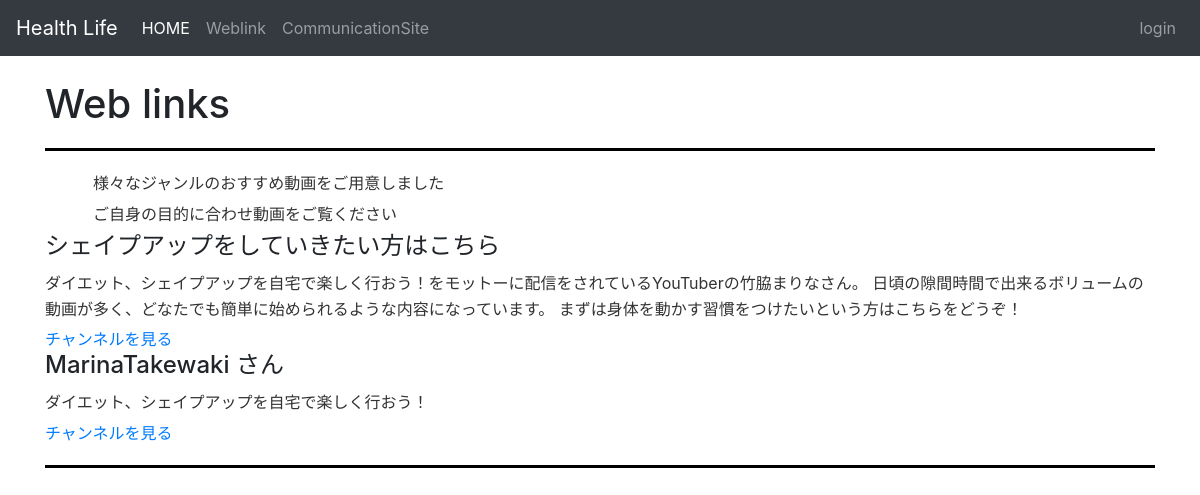
Page /web-links/ on the earlier database version.
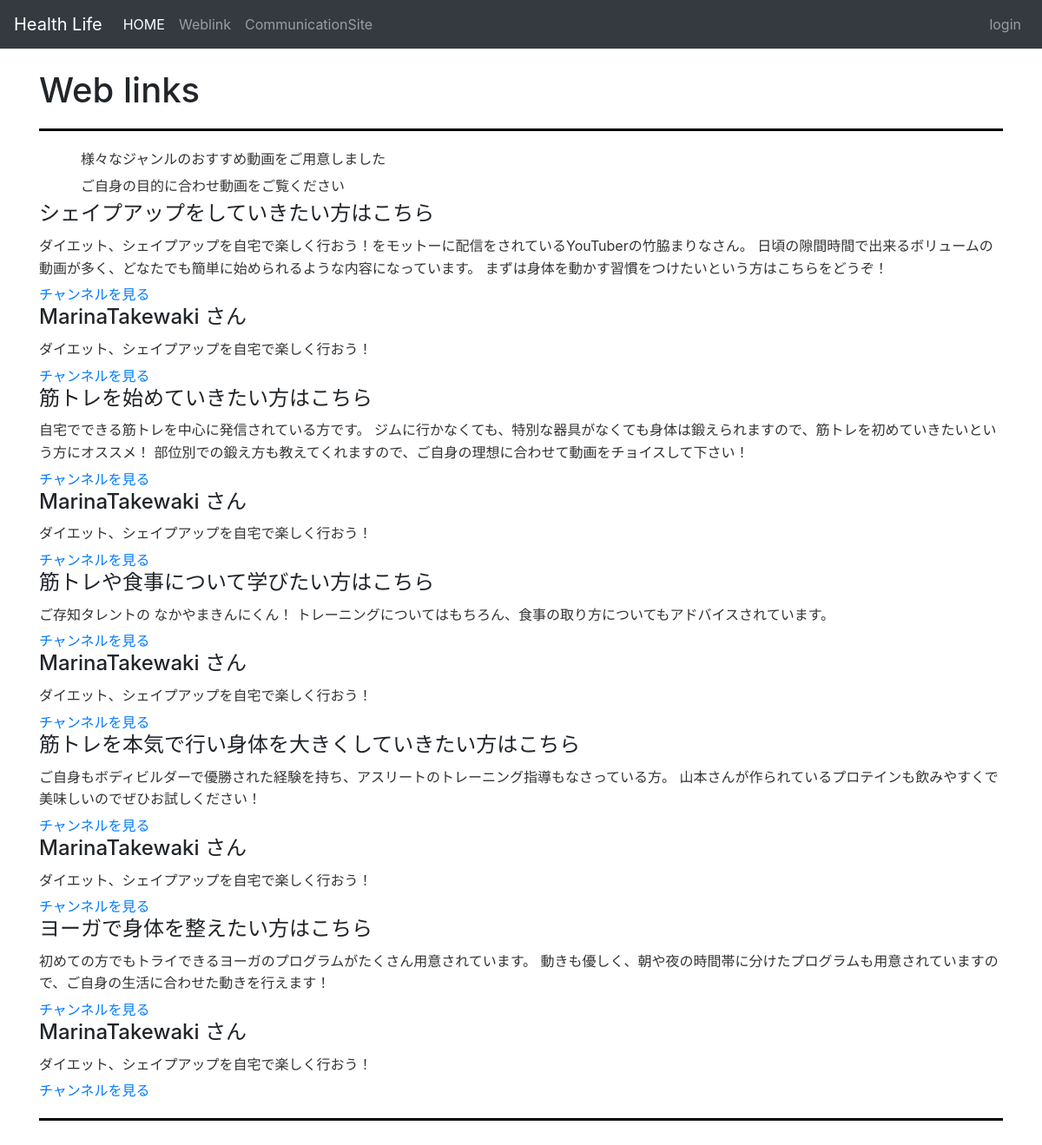
Same page on the later database version.
### myapp/models.py (models this page shows, shortened)
class WebLink(models.Model):
    title = models.CharField(max_length=255)
    url = models.URLField()
    description = models.TextField()
    created_at = models.DateTimeField(default=timezone.now)
    updated_at = models.DateTimeField(auto_now=True)
    user = models.ForeignKey(User, on_delete=models.CASCADE)
    purpose = models.CharField(max_length=255, blank=True)  # 動画の目的や用途
    tags = models.CharField(max_length=255, blank=True)     # 動画に関連するタグ
    class Meta:
        permissions = [
            ('can_view_weblink', 'Can view web link'),
        ]

### myapp/views.py (the view)
# urls.py: path('web-links/', views.weblink_list, name='weblink_list'),
def weblink_list(request):
    links = WebLink.objects.all()
    return render(request, 'weblink/weblink.html', {'links': links})

### templates/weblink/weblink.html
{% extends 'base.html' %}
{% block content %}
    <h1>Web links</h1>
    <div class="page-description">
    <p class="lead">　　　様々なジャンルのおすすめ動画をご用意しました</p>
    <p class="lead">　　　ご自身の目的に合わせ動画をご覧ください</p>
    {% for link in links %}
        <div>
            <h2>{{ link.title }}</h2>
            <p>{{ link.description }}</p>
            <a href="{{ link.url }}" target="_blank">チャンネルを見る</a>
        </div>
        <div>
        <h2>MarinaTakewaki さん</h2>
        <p>ダイエット、シェイプアップを自宅で楽しく行おう！</p>
        <a href="https://www.youtube.com/@MarinaTakewaki" target="_blank">チャンネルを見る</a>
        </div>
    {% endfor %}
{% endblock %}

### templates/base.html (shortened to what this page needs)
{% load static %}
<!DOCTYPE html>
<html>
<head>
    <link href="https://stackpath.bootstrapcdn.com/bootstrap/4.3.1/css/bootstrap.min.css" rel="stylesheet">
    <link rel="stylesheet" type="text/css" href="{% static 'styles.css' %}">
</head>
<body>
    <nav class="navbar navbar-expand-lg navbar-dark bg-dark">
    <a class="navbar-brand" href="{% url 'home' %}">Health Life</a>
    <div class="collapse navbar-collapse" id="navbarNav">
            <ul class="navbar-nav">
                <li class="nav-item active">
                    <a class="nav-link" href="{% url 'home' %}">HOME</a>
                </li>
                <li class="nav-item">
                    <a class="nav-link" href="{% url 'add_weblink' %}">Weblink</a>
                </li>
                <li class="nav-item">
                    <a class="nav-link" href="{% url 'guestbook' %}">CommunicationSite</a>
                </li>
            </ul>
            <ul class="navbar-nav ml-auto">
                {% if user.is_authenticated %}
                    <li class="nav-item">
                        <a class="nav-link" href="{% url 'logout' %}">logout</a>
                    </li>
                    <li class="nav-item">
                        <a class="nav-link" href="{% url 'my_page' %}">MyPage</a>
                    </li>
                {% else %}
                    <li class="nav-item">
                        <a class="nav-link" href="{% url 'login' %}">login</a>
                    </li>
                {% endif %}
            </ul>
        </div>
    </nav>
    <div class="container mt-4">
        {% block content %}{% endblock %}
    </div>
</body>
</html>

### myapp/static/styles.css (style rules this page uses)
.navbar-brand { color: #FFFFFF; }
.nav-link { color: #AAAAAA; }
.nav-item.active .nav-link { color: #AAAAAA; }
.page-description { margin-top: 20px; margin-bottom: 40px; padding: 20px 0; border-top: 3px solid #000; border-bottom: 3px solid #000; }
.page-description h2 { font-size: 1.5em; margin-bottom: 10px; }
.page-description p { font-size: 1em; line-height: 1.6; color: #333; margin-bottom: 5px; }

Differences in the rows shown:
added WebLink: title "筋トレを始めていきたい方はこちら", description "自宅でできる筋トレを中心に発信されている方です。 ジムに行かなくても、特別な器具がなくても身体は鍛えられますので、筋トレを初めていきたいという方にオススメ！ 部位別での鍛え方も教えてくれますので、ご自身の理想に合わせて動画をチョイスして下さい！"
added WebLink: title "筋トレや食事について学びたい方はこちら", description "ご存知タレントの なかやまきんにくん！ トレーニングについてはもちろん、食事の取り方についてもアドバイスされています。"
added WebLink: title "筋トレを本気で行い身体を大きくしていきたい方はこちら", description "ご自身もボディビルダーで優勝された経験を持ち、アスリートのトレーニング指導もなさっている方。 山本さんが作られているプロテインも飲みやすくで美味しいのでぜひお試しください！"
added WebLink: title "ヨーガで身体を整えたい方はこちら", description "初めての方でもトライできるヨーガのプログラムがたくさん用意されています。 動きも優しく、朝や夜の時間帯に分けたプログラムも用意されていますので、ご自身の生活に合わせた動きを行えます！"
